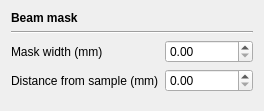
<?xml version="1.0" encoding="UTF-8"?>
<ui version="4.0">
 <class>OpticsConfigPageVslitForm</class>
 <widget class="QWidget" name="OpticsConfigPageVslitForm">
  <property name="geometry">
   <rect>
    <x>0</x>
    <y>0</y>
    <width>264</width>
    <height>111</height>
   </rect>
  </property>
  <property name="windowTitle">
   <string>Form</string>
  </property>
  <layout class="QGridLayout" name="gridLayout">
   <item row="0" column="0" colspan="2">
    <widget class="QLabel" name="label">
     <property name="font">
      <font>
       <weight>75</weight>
       <bold>true</bold>
      </font>
     </property>
     <property name="text">
      <string>Beam mask</string>
     </property>
    </widget>
   </item>
   <item row="2" column="1">
    <widget class="QDoubleSpinBox" name="doubleSpinBoxVslitH">
     <property name="toolTip">
      <string>VSlitH</string>
     </property>
     <property name="maximum">
      <double>99.000000000000000</double>
     </property>
     <property name="singleStep">
      <double>0.100000000000000</double>
     </property>
    </widget>
   </item>
   <item row="3" column="0">
    <widget class="QLabel" name="label_3">
     <property name="text">
      <string>Distance from sample (mm)</string>
     </property>
    </widget>
   </item>
   <item row="3" column="1">
    <widget class="QDoubleSpinBox" name="doubleSpinBoxVslitR">
     <property name="toolTip">
      <string>VSlitR</string>
     </property>
     <property name="maximum">
      <double>9999.000000000000000</double>
     </property>
    </widget>
   </item>
   <item row="1" column="0" colspan="2">
    <widget class="Line" name="line">
     <property name="orientation">
      <enum>Qt::Horizontal</enum>
     </property>
    </widget>
   </item>
   <item row="2" column="0">
    <widget class="QLabel" name="label_2">
     <property name="text">
      <string>Mask width (mm)</string>
     </property>
    </widget>
   </item>
   <item row="4" column="0">
    <spacer name="verticalSpacer">
     <property name="orientation">
      <enum>Qt::Vertical</enum>
     </property>
     <property name="sizeHint" stdset="0">
      <size>
       <width>20</width>
       <height>40</height>
      </size>
     </property>
    </spacer>
   </item>
  </layout>
 </widget>
 <resources/>
 <connections/>
</ui>
